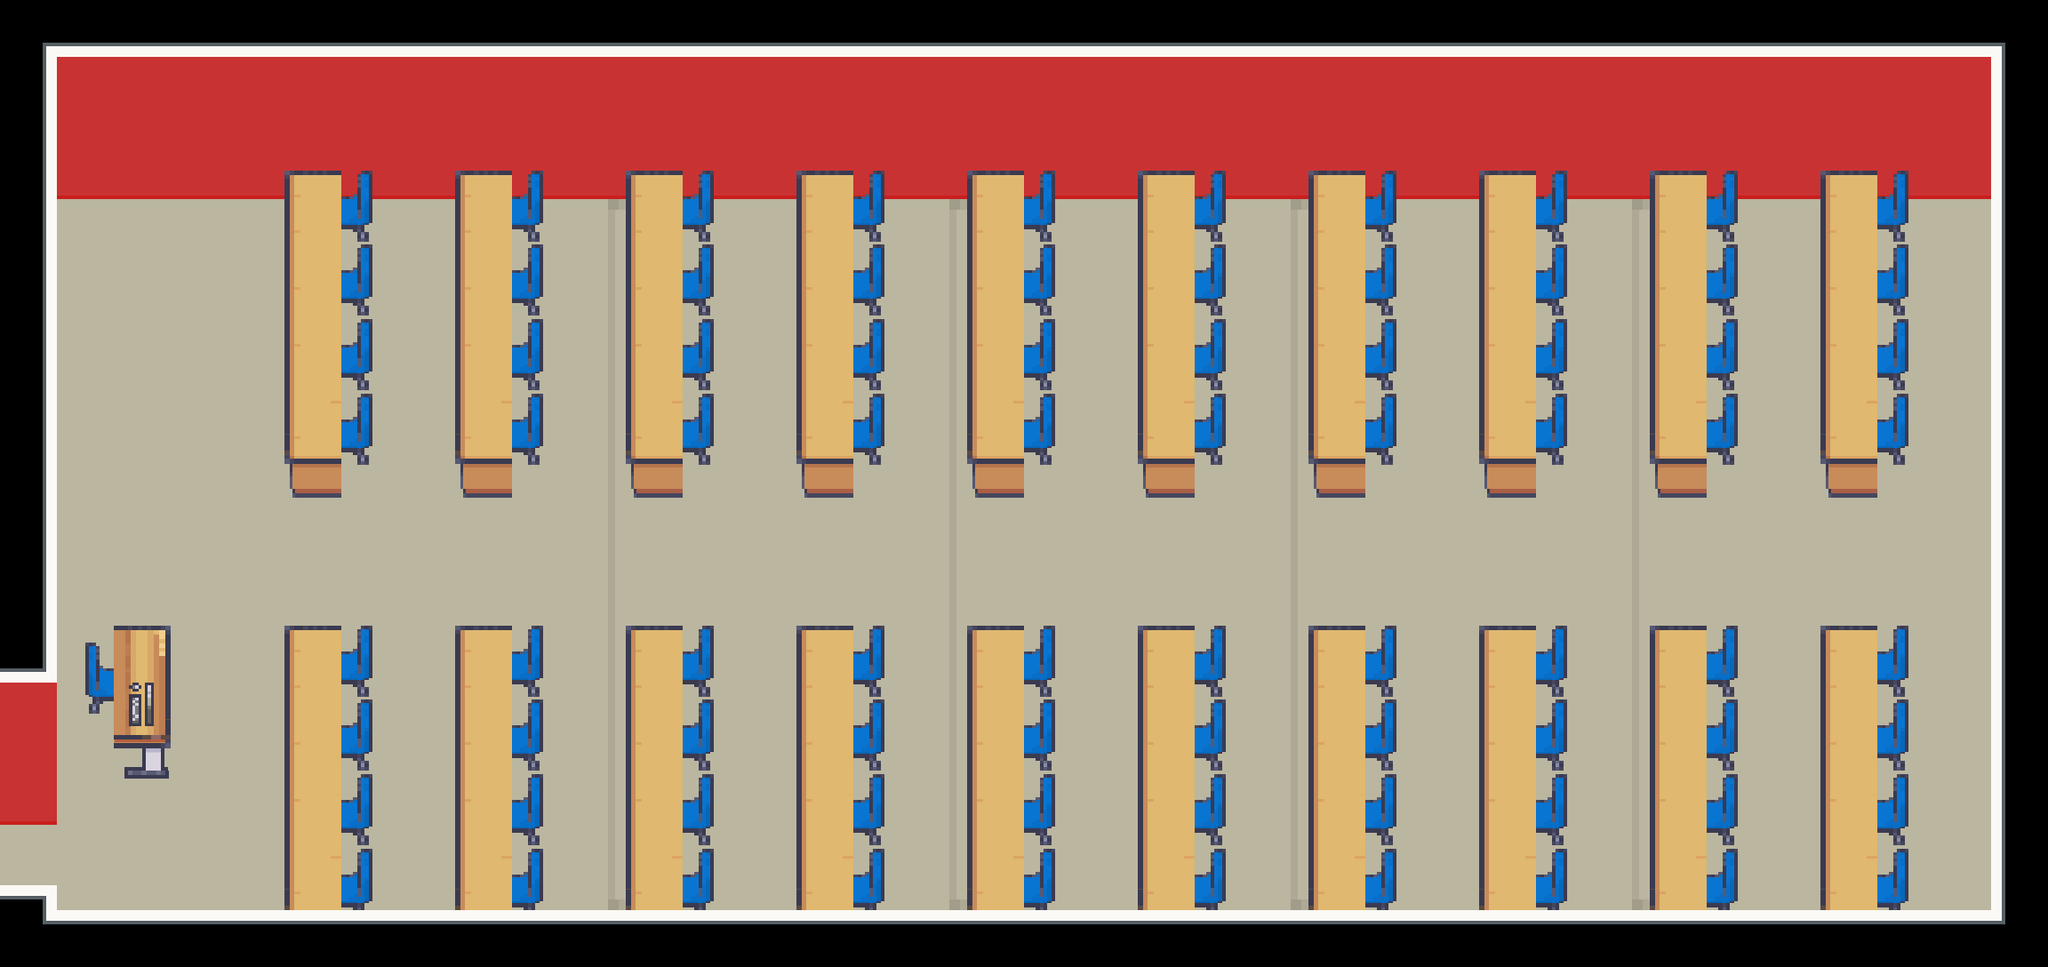

A 2D game scene composited from a Tiled map and its tileset images. What follows is a short description and the map's XML, with every tile layer's data as written:
An orthogonal 36x17 tile map with 64x64 px tiles, 2 tile layers (Floor, Furnishing), 3 tilesets and 27 objects (Player).

<map version="1.10" tiledversion="1.11.2" orientation="orthogonal" renderorder="right-down" width="36" height="17" tilewidth="64" tileheight="64" infinite="0" nextlayerid="6" nextobjectid="29">
 <properties>
  <property name="display_name" value="Lecture Hall 4" />
  <property name="display_title" value="Main Building (L2)" />
 </properties>
 <tileset firstgid="1" name="LCB_indoor" tilewidth="64" tileheight="64" tilecount="1550" columns="25">
  <image source="../../graphics/tilesets/indoor.png" width="1600" height="3968" />
 </tileset>
 <tileset firstgid="1551" name="LCB_furnishing" tilewidth="64" tileheight="64" tilecount="1007" columns="19">
  <image source="../../graphics/tilesets/furnishing.png" width="1216" height="3392" />
 </tileset>
 <tileset firstgid="2558" version="1.10" tiledversion="1.11.2" name="LCB_furnishing" tilewidth="64" tileheight="64" tilecount="1007" columns="19"><image source="../../graphics/tilesets/furnishing.png" width="1216" height="3392" />
</tileset>
 <layer id="1" name="Floor" width="36" height="17">
  <data encoding="csv">
11,853,853,853,853,853,853,853,853,853,853,853,853,853,853,853,853,853,853,853,853,853,853,853,853,853,853,853,853,853,853,853,853,853,853,12,
901,878,878,878,878,878,878,878,878,878,878,878,878,878,878,878,878,878,878,878,878,878,878,878,878,878,878,878,878,878,878,878,878,878,878,905,
901,903,903,903,903,903,903,903,903,903,903,903,903,903,903,903,903,903,903,903,903,903,903,903,903,903,903,903,903,903,903,903,903,903,903,905,
901,928,928,928,928,928,928,928,928,928,246,928,928,928,928,928,246,928,928,928,928,928,246,928,928,928,928,928,246,928,928,928,928,928,928,905,
901,124,124,124,124,124,124,124,124,124,272,124,124,124,124,124,272,124,124,124,124,124,272,124,124,124,124,124,272,124,124,124,124,124,124,905,
901,124,124,124,124,124,124,124,124,124,272,124,124,124,124,124,272,124,124,124,124,124,272,124,124,124,124,124,272,124,124,124,124,124,124,905,
901,124,124,124,124,124,124,124,124,124,272,124,124,124,124,124,272,124,124,124,124,124,272,124,124,124,124,124,272,124,124,124,124,124,124,905,
901,124,124,124,124,124,124,124,124,124,272,124,124,124,124,124,272,124,124,124,124,124,272,124,124,124,124,124,272,124,124,124,124,124,124,905,
901,124,124,124,124,124,124,124,124,124,272,124,124,124,124,124,272,124,124,124,124,124,272,124,124,124,124,124,272,124,124,124,124,124,124,905,
901,124,124,124,124,124,124,124,124,124,272,124,124,124,124,124,272,124,124,124,124,124,272,124,124,124,124,124,272,124,124,124,124,124,124,905,
901,124,124,124,124,124,124,124,124,124,272,124,124,124,124,124,272,124,124,124,124,124,272,124,124,124,124,124,272,124,124,124,124,124,124,905,
63,124,124,124,124,124,124,124,124,124,272,124,124,124,124,124,272,124,124,124,124,124,272,124,124,124,124,124,272,124,124,124,124,124,124,905,
878,124,124,124,124,124,124,124,124,124,272,124,124,124,124,124,272,124,124,124,124,124,272,124,124,124,124,124,272,124,124,124,124,124,124,905,
903,124,124,124,124,124,124,124,124,124,272,124,124,124,124,124,272,124,124,124,124,124,272,124,124,124,124,124,272,124,124,124,124,124,124,905,
928,124,124,124,124,124,124,124,124,124,272,124,124,124,124,124,272,124,124,124,124,124,272,124,124,124,124,124,272,124,124,124,124,124,124,905,
396,124,124,124,124,124,124,124,124,124,297,124,124,124,124,124,297,124,124,124,124,124,297,124,124,124,124,124,297,124,124,124,124,124,124,905,
36,978,978,978,978,978,978,978,978,978,978,978,978,978,978,978,978,978,978,978,978,978,978,978,978,978,978,978,978,978,978,978,978,978,978,37
</data>
 </layer>
 <layer id="2" name="Furnishing" width="36" height="17">
  <data encoding="csv">
0,0,0,0,0,0,0,0,0,0,0,0,0,0,0,0,0,0,0,0,0,0,0,0,0,0,0,0,0,0,0,0,0,0,0,0,
0,0,0,0,0,0,0,0,0,0,0,0,0,0,0,0,0,0,0,0,0,0,0,0,0,0,0,0,0,0,0,0,0,0,0,0,
0,0,0,0,0,0,0,0,0,0,0,0,0,0,0,0,0,0,0,0,0,0,0,0,0,0,0,0,0,0,0,0,0,0,0,0,
0,0,0,0,0,1812,1772,0,1812,1772,0,1812,1772,0,1812,1772,0,1812,1772,0,1812,1772,0,1812,1772,0,1812,1772,0,1812,1772,0,1812,1772,0,0,
0,0,0,0,0,1831,1791,0,1831,1791,0,1831,1791,0,1831,1791,0,1831,1791,0,1831,1791,0,1831,1791,0,1831,1791,0,1831,1791,0,1831,1791,0,0,
0,0,0,0,0,1831,1810,0,1831,1810,0,1831,1810,0,1831,1810,0,1831,1810,0,1831,1810,0,1831,1810,0,1831,1810,0,1831,1810,0,1831,1810,0,0,
0,0,0,0,0,1831,1829,0,1831,1829,0,1831,1829,0,1831,1829,0,1831,1829,0,1831,1829,0,1831,1829,0,1831,1829,0,1831,1829,0,1831,1829,0,0,
0,0,0,0,0,1850,1848,0,1850,1848,0,1850,1848,0,1850,1848,0,1850,1848,0,1850,1848,0,1850,1848,0,1850,1848,0,1850,1848,0,1850,1848,0,0,
0,0,0,0,0,1869,1867,0,1869,1867,0,1869,1867,0,1869,1867,0,1869,1867,0,1869,1867,0,1869,1867,0,1869,1867,0,1869,1867,0,1869,1867,0,0,
0,0,0,0,0,0,0,0,0,0,0,0,0,0,0,0,0,0,0,0,0,0,0,0,0,0,0,0,0,0,0,0,0,0,0,0,
0,0,0,0,0,0,0,0,0,0,0,0,0,0,0,0,0,0,0,0,0,0,0,0,0,0,0,0,0,0,0,0,0,0,0,0,
0,2820,2818,0,0,1812,1772,0,1812,1772,0,1812,1772,0,1812,1772,0,1812,1772,0,1812,1772,0,1812,1772,0,1812,1772,0,1812,1772,0,1812,1772,0,0,
0,2839,2856,0,0,1831,1791,0,1831,1791,0,1831,1791,0,1831,1791,0,1831,1791,0,1831,1791,0,1831,1791,0,1831,1791,0,1831,1791,0,1831,1791,0,0,
0,0,2875,0,0,1831,1810,0,1831,1810,0,1831,1810,0,1831,1810,0,1831,1810,0,1831,1810,0,1831,1810,0,1831,1810,0,1831,1810,0,1831,1810,0,0,
0,0,0,0,0,1831,1829,0,1831,1829,0,1831,1829,0,1831,1829,0,1831,1829,0,1831,1829,0,1831,1829,0,1831,1829,0,1831,1829,0,1831,1829,0,0,
0,0,0,0,0,1850,1848,0,1850,1848,0,1850,1848,0,1850,1848,0,1850,1848,0,1850,1848,0,1850,1848,0,1850,1848,0,1850,1848,0,1850,1848,0,0,
0,0,0,0,0,0,0,0,0,0,0,0,0,0,0,0,0,0,0,0,0,0,0,0,0,0,0,0,0,0,0,0,0,0,0,0
</data>
 </layer>
 <objectgroup id="3" name="Entities">
  <object id="1" name="Player" x="191.333" y="926.667">
   <properties>
    <property name="direction" value="right" />
    <property name="pos" value="main_2" />
   </properties>
   <point />
  </object>
 </objectgroup>
 <objectgroup id="4" name="Collisions">
  <object id="2" x="95" y="667.334" width="96.3333" height="164.545" />
  <object id="3" x="320" y="661" width="102" height="363" />
  <object id="4" x="320" y="191" width="99.5" height="324.818" />
  <object id="5" x="512.341" y="190.659" width="98.5" height="324.818" />
  <object id="6" x="703.75" y="190.924" width="100" height="324.818" />
  <object id="7" x="896" y="190.924" width="99.5" height="324.818" />
  <object id="8" x="1088" y="191.091" width="99" height="324.818" />
  <object id="9" x="1279.5" y="190.591" width="100.5" height="324.818" />
  <object id="10" x="1471.75" y="191.091" width="100" height="324.818" />
  <object id="11" x="1664" y="191.091" width="100" height="324.818" />
  <object id="12" x="1856" y="190.841" width="99.5" height="324.818" />
  <object id="13" x="2048" y="191.091" width="100" height="324.818" />
  <object id="14" x="511.75" y="661" width="101" height="363" />
  <object id="15" x="704" y="660.682" width="99" height="363" />
  <object id="16" x="895.636" y="660.682" width="99" height="363" />
  <object id="17" x="1088" y="660.864" width="98.5" height="363" />
  <object id="18" x="1279.64" y="660.864" width="98.5" height="363" />
  <object id="19" x="1471.64" y="660.682" width="99.5" height="363" />
  <object id="20" x="1664" y="661.045" width="98.5" height="363" />
  <object id="21" x="1856.18" y="660.864" width="99" height="363" />
  <object id="22" x="2048" y="661.045" width="99.5" height="363" />
  <object id="23" x="1" y="0.666667" width="2304" height="153.333" />
  <object id="24" x="2237" y="0.333333" width="67.6667" height="1086" />
  <object id="25" x="0" y="981" width="2256" height="103.667" />
  <object id="26" x="1.33333" y="2.66667" width="62.6667" height="856" />
 </objectgroup>
 <objectgroup id="5" name="Transition">
  <object id="27" x="51.3333" y="896.25" width="2.66667" height="98.6667">
   <properties>
    <property name="pos" value="main_2_hall4" />
    <property name="target" value="main_2" />
   </properties>
  </object>
 </objectgroup>
</map>
